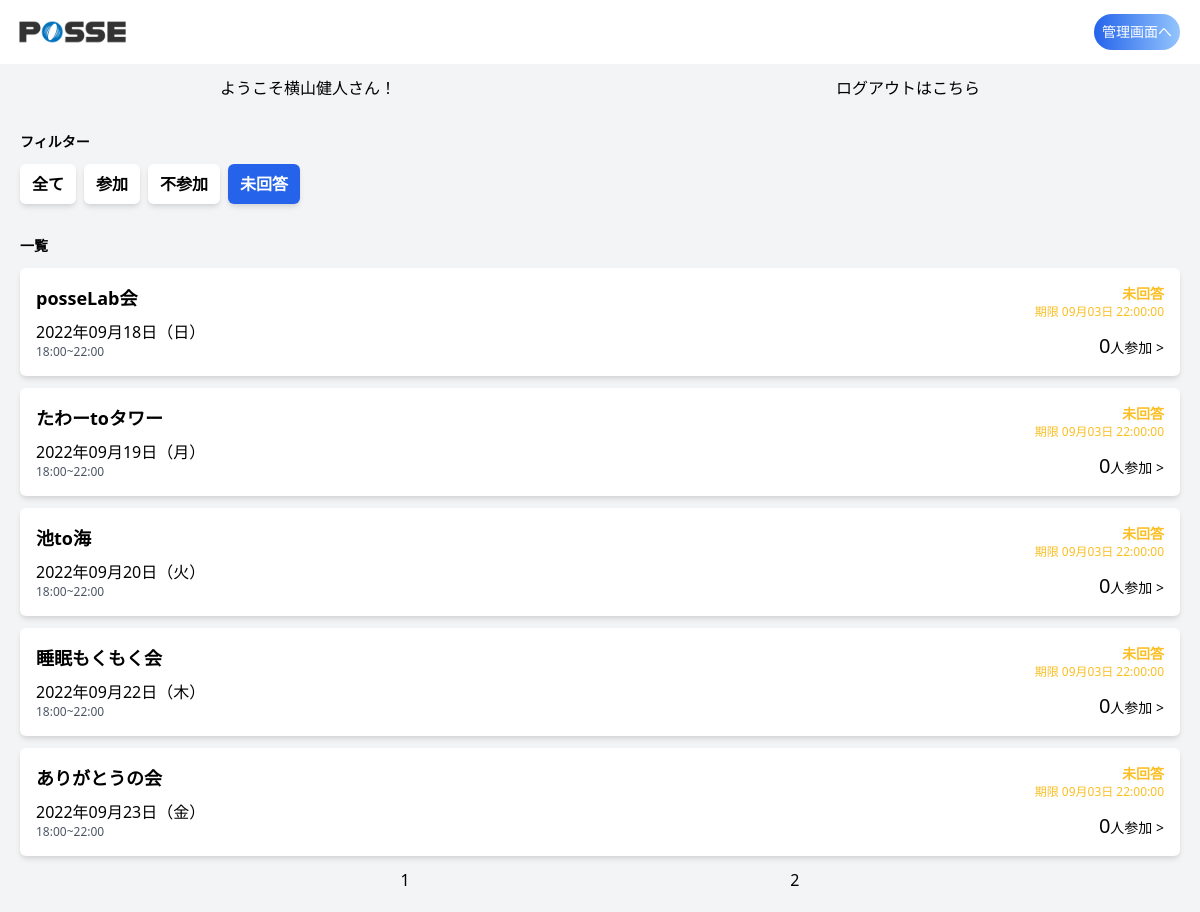
Screenshot of /index.php?page_id=2 (signed in) with the database file from the repository.
### tables this page shows
CREATE TABLE users (
  id INT AUTO_INCREMENT NOT NULL PRIMARY KEY,
  email VARCHAR(255) NOT NULL,
  name VARCHAR(255),
  password VARCHAR(255) NOT NULL, 
  is_admin TINYINT DEFAULT 0, 
  github_id VARCHAR(255),
  slack_id VARCHAR(255)
);

CREATE TABLE events (
  id INT AUTO_INCREMENT NOT NULL PRIMARY KEY,
  name VARCHAR(10) NOT NULL,
  start_at DATETIME NOT NULL,
  end_at DATETIME NOT NULL,
  detail TEXT,
  created_at DATETIME DEFAULT CURRENT_TIMESTAMP,
  updated_at DATETIME DEFAULT CURRENT_TIMESTAMP ON UPDATE CURRENT_TIMESTAMP,
  deleted_at DATETIME
);

### src/index.php (the view, shortened to what this page needs)
<?php
require('dbconnect.php');
$user_id = $_SESSION['user_id'];
$status = filter_input(INPUT_GET, 'status');
if (isset($status)) {
  if ($status == 'all') {
    $stmt = $db->prepare('SELECT events.id, events.name, events.start_at, events.end_at, count(event_attendance.id) AS total_participants FROM events LEFT JOIN event_attendance ON events.id = event_attendance.event_id WHERE events.start_at >= CURDATE() GROUP BY events.id ORDER BY start_at ASC');
    $stmt->execute();
  } else {
    $stmt = $db->prepare("SELECT events.id, events.name, events.start_at, events.end_at, count(event_attendance.id) AS total_participants FROM events LEFT JOIN event_attendance ON events.id = event_attendance.event_id WHERE event_attendance.user_id = ? AND event_attendance.status = ? AND events.start_at >= CURDATE() GROUP BY events.id ORDER BY events.start_at ASC");
    $stmt->execute(array($user_id, $status));
  }
} else {
  $stmt = $db->prepare("SELECT events.id, events.name, events.start_at, events.end_at, count(event_attendance.id) AS total_participants FROM event_attendance RIGHT OUTER JOIN events ON events.id = event_attendance.event_id WHERE event_attendance.status IS NULL AND events.start_at >= CURDATE() GROUP BY events.id ORDER BY events.start_at ASC;");
  $stmt->execute();
}
$events = $stmt->fetchAll();
$stmt = $db->prepare('SELECT COUNT(id) FROM users WHERE is_admin = 1 AND id = ?');
$stmt->execute(array($user_id));
$is_admin = $stmt->fetch();
function get_day_of_week($w)
{
  $day_of_week_list = ['日', '月', '火', '水', '木', '金', '土'];
  return $day_of_week_list["$w"];
}
?>
<!DOCTYPE html>
<html lang="ja">
<head>
  <link href="https://unpkg.com/tailwindcss@^2/dist/tailwind.min.css" rel="stylesheet">
</head>
<body>
  <header class="h-16">
    <div class="flex justify-between items-center w-full h-full mx-auto pl-2 pr-5">
      <div class="h-full">
        <img src="img/header-logo.png" alt="" class="h-full">
      </div>
      <?php
      $stmt_user_name = $db->prepare('SELECT name FROM users WHERE id = ?');
      $stmt_user_name->execute(array($user_id));
      $user_name = $stmt_user_name->fetch();
      ?>
      <?php if ($is_admin[0] != 0) { ?>
        <a href="./admin.php" class="cursor-pointer p-2 text-sm text-white bg-blue-400 rounded-3xl bg-gradient-to-r from-blue-600 to-blue-300 flex items-center justify-center">管理画面へ</a>
      <?php } ?>
    </div>
  </header>
  <main class="bg-gray-100">
    <div class="flex justify-around">
      <p class="p-3">ようこそ<?php echo $user_name['name'];?>さん！</p>
      <p class="p-3"><a href="./auth/login/logout.php">ログアウトはこちら</a></p>
    </div>
    <div class="w-full mx-auto p-5">
      <div id="filter" class="mb-8">
        <h2 class="text-sm font-bold mb-3">フィルター</h2>
        <div class="flex">
          <a href="./index.php?status=all" class="px-3 py-2 text-md font-bold mr-2 rounded-md shadow-md bg-white <?php if ($status == "all") {
                                                                                                                    echo 'bg-blue-600 text-white';
                                                                                                                  } ?>">全て</a>
          <a href="./index.php?status=presence" class="px-3 py-2 text-md font-bold mr-2 rounded-md shadow-md bg-white <?php if ($status == "presence") {
                                                                                                                        echo 'bg-blue-600 text-white';
                                                                                                                      } ?>">参加</a>
          <a href="./index.php?status=absence" class="px-3 py-2 text-md font-bold mr-2 rounded-md shadow-md bg-white <?php if ($status == "absence") {
                                                                                                                        echo 'bg-blue-600 text-white';
                                                                                                                      } ?>">不参加</a>
          <a href="./index.php" class="px-3 py-2 text-md font-bold mr-2 rounded-md shadow-md bg-white <?php if ($status == null) {
                                                                                                        echo 'bg-blue-600 text-white';
                                                                                                      } ?>">未回答</a>
        </div>
      </div>
      <?php
      $count = count($events);
      $max_page = ceil($count / MAX);
      if (!isset($_GET['page_id'])) {
        $now = 1;
      } else {
        $now = $_GET['page_id'];
      }
      $start_no = ($now - 1) * MAX;
      $disp_data = array_slice($events, $start_no, MAX, true);
      ?>
      <div id="events-list">
        <div class="flex justify-between items-center mb-3">
          <h2 class="text-sm font-bold">一覧</h2>
        </div>
        <?php
          foreach ($disp_data as $event) :
          $start_date = strtotime($event['start_at']);
          $end_date = strtotime($event['end_at']);
          $day_of_week = get_day_of_week(date("w", $start_date));
          $stmt = $db->prepare('SELECT user_id, status FROM event_attendance WHERE event_id = ? AND user_id = ?');
          $stmt->execute(array($event['id'], $user_id));
          $participation_status = $stmt->fetch();
          $stmt = $db->prepare("SELECT COUNT(user_id) FROM event_attendance WHERE event_id = ? AND status = 'presence'");
          $stmt->execute(array($event['id']));
          $participants_total = $stmt->fetch();
          ?>
          <div class="modal-open bg-white mb-3 p-4 flex justify-between rounded-md shadow-md cursor-pointer" id="event-<?php echo $event['id']; ?>">
            <div>
              <h3 class="font-bold text-lg mb-2"><?php echo $event['name'] ?></h3>
              <p><?php echo date("Y年m月d日（${day_of_week}）", $start_date); ?></p>
              <p class="text-xs text-gray-600">
                <?php echo date("H:i", $start_date) . "~" . date("H:i", $end_date); ?>
              </p>
            </div>
            <div class="flex flex-col justify-between text-right">
              <div>
                <?php if (is_null($participation_status['status'])) : ?>
                  <p class="text-sm font-bold text-yellow-400">未回答</p>
                  <p class="text-xs text-yellow-400">期限 <?php echo date("m月d日 H:i:s", strtotime('-3 day', $end_date)); ?></p>
                <?php elseif ($participation_status['status'] == 'absence') : ?>
                  <p class="text-sm font-bold text-gray-300">不参加</p>
                <?php elseif ($participation_status['status'] == 'presence') : ?>
                  <p class="text-sm font-bold text-green-400">参加</p>
                <?php endif; ?>
              </div>
              <div class="accordion">
                <a class="accordion_click">
                  <p class="text-sm"><span class="text-xl"><?= $participants_total[0] ?></span>人参加 ></p>
                </a>
              </div>
            </div>
          </div>
        <?php endforeach; ?>
      </div>
      <div class="flex justify-evenly">
        <?php
        for ($i = 1; $i <= $max_page; $i++) {
          if ($i == $now) {
            $now_html = "<p>$now</p>";
            echo $now_html;
          } else if ($status == null){
            $page_link_ref = "/index.php?page_id=$i";
            $page_link_html = "<p><a href='$page_link_ref'>$i</a></p>";
            echo $page_link_html;
          }else{
            $page_link_ref = "/index.php?page_id=$i&status=$status";
            $page_link_html = "<p><a href='$page_link_ref'>$i</a></p>";
            echo $page_link_html;
          }
        }
        ?>
      </div>
    </div>
  </main>
</body>

### rows the page displays
users: name "横山健人"
events: name "posseLab会", start_at "2022年09月18日（日）", start_at "18:00", end_at "22:00", end_at "09月03日 22:00:00", participants_total "0"
events: name "たわーtoタワー", start_at "2022年09月19日（月）", start_at "18:00", end_at "22:00", end_at "09月03日 22:00:00", participants_total "0"
events: name "池to海", start_at "2022年09月20日（火）", start_at "18:00", end_at "22:00", end_at "09月03日 22:00:00", participants_total "0"
events: name "睡眠もくもく会", start_at "2022年09月22日（木）", start_at "18:00", end_at "22:00", end_at "09月03日 22:00:00", participants_total "0"
events: name "ありがとうの会", start_at "2022年09月23日（金）", start_at "18:00", end_at "22:00", end_at "09月03日 22:00:00", participants_total "0"
